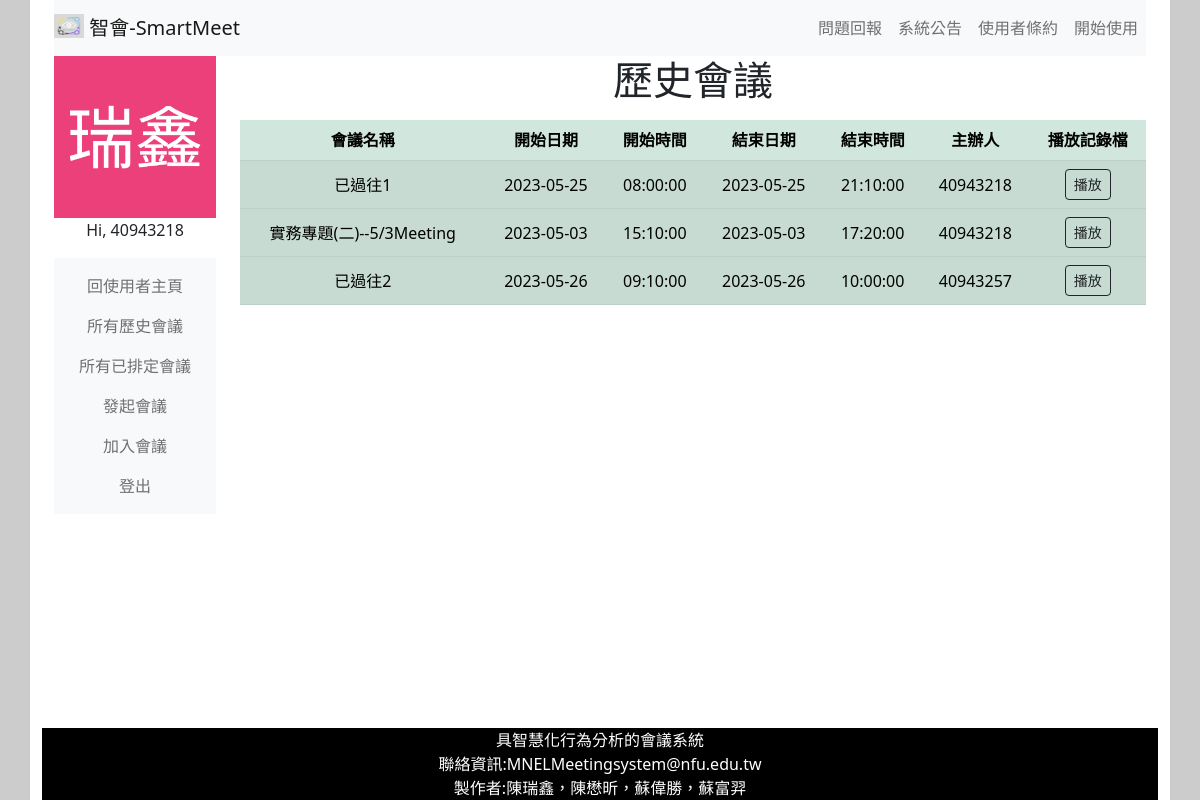
Page /htmlPhp/user/hisMeetPage.php (signed in) on the committed database.
### tables this page shows
CREATE TABLE `coursemember` (
  `courseId` varchar(255) NOT NULL,
  `courseMember` varchar(255) NOT NULL
);

CREATE TABLE `courseinfo` (
  `courseId` varchar(255) NOT NULL,
  `courseName` varchar(255) NOT NULL,
  `courseDateStart` date NOT NULL DEFAULT current_timestamp(),
  `courseDateEnd` date NOT NULL,
  `courseTimeStart` time NOT NULL DEFAULT current_timestamp(),
  `courseTimeEnd` time NOT NULL,
  `courseContent` varchar(255) NOT NULL,
  `openCourse` tinyint(1) NOT NULL,
  `fileExist` tinyint(1) NOT NULL
);

CREATE TABLE `coursehost` (
  `courseId` varchar(255) NOT NULL,
  `courseHostAcc` varchar(255) NOT NULL
);

### htmlPhp/includePHP/userHisMeet.php (the view, shortened to what this page needs)
<?php
$sqlUserInfo = "SELECT * FROM userInfo WHERE userAccount ='{$_SESSION["userAccount"]}'";
    $userInfoResult=mysqli_query($conn,$sqlUserInfo);
    $userClassData = mysqli_fetch_assoc($userInfoResult);
    $userClass = $userClassData["userClass"];
$sqlCourseId = "SELECT courseId FROM courseMember WHERE courseMember ='{$userClass}'";
    $courseMemberResult=mysqli_query($conn,$sqlCourseId);
    while ($courseMemberRow = mysqli_fetch_assoc($courseMemberResult)){
        $sqlCourseInfo = "SELECT *
                            FROM courseInfo INNER JOIN courseHost ON courseInfo.courseId=courseHost.courseId
                            WHERE courseInfo.courseId ='{$courseMemberRow['courseId']}'
                            ORDER BY courseHost.courseHostAcc ASC";
        $courseInfoResult=mysqli_query($conn,$sqlCourseInfo);
        $courseInfoData = mysqli_fetch_assoc($courseInfoResult);
        if(strtotime($courseInfoData['courseDateEnd'] . ' ' . $courseInfoData['courseTimeEnd']) < strtotime(date('Y-m-d H:i:s'))){
            echo'
                <tr data-bs-toggle="collapse" data-bs-target="#r'.$courseInfoData['courseId'].'">
                    <td>'.$courseInfoData['courseName'].'</td>
                    <td>'.$courseInfoData['courseDateStart'].'</td>
                    <td>'.$courseInfoData['courseTimeStart'].'</td>
                    <td>'.$courseInfoData['courseDateEnd'].'</td>
                    <td>'.$courseInfoData['courseTimeEnd'].'</td>
                    <td>'.$courseInfoData['courseHostAcc'].'</td>
                    <td><button type="button" class="btn btn-outline-dark btn-sm" onclick="location.href=\'../Histogram.php?courseID='.$courseInfoData['courseId'].'\'">播放</button></td>
                </tr>
                <tr class="collapse accordion-collapse" id="r'.$courseInfoData['courseId'].'">
                    <td colspan="7">
                        '.$courseInfoData['courseContent'];
            echo'
                    </td>
                </tr>
            ';
        }
    }

### htmlPhp/webCSS/userPageStyle.css (style rules this page uses)
html,body { height: 100%; background-color: #cccccc; }
td { text-align: center; }

### rows in the picture
coursemember: courseId.courseName "已過往1", courseId.courseDateStart "2023-05-25", courseId.courseTimeStart "08:00:00", courseId.courseDateEnd "2023-05-25", courseId.courseTimeEnd "21:10:00", coursehost.courseHostAcc "40943218"
coursemember: courseId.courseName "實務專題(二)--5/3Meeting", courseId.courseDateStart "2023-05-03", courseId.courseTimeStart "15:10:00", courseId.courseDateEnd "2023-05-03", courseId.courseTimeEnd "17:20:00", coursehost.courseHostAcc "40943218"
coursemember: courseId.courseName "已過往2", courseId.courseDateStart "2023-05-26", courseId.courseTimeStart "09:10:00", courseId.courseDateEnd "2023-05-26", courseId.courseTimeEnd "10:00:00", coursehost.courseHostAcc "40943257"

### other values in the picture
$_SESSION['userAccount'] "40943218"
